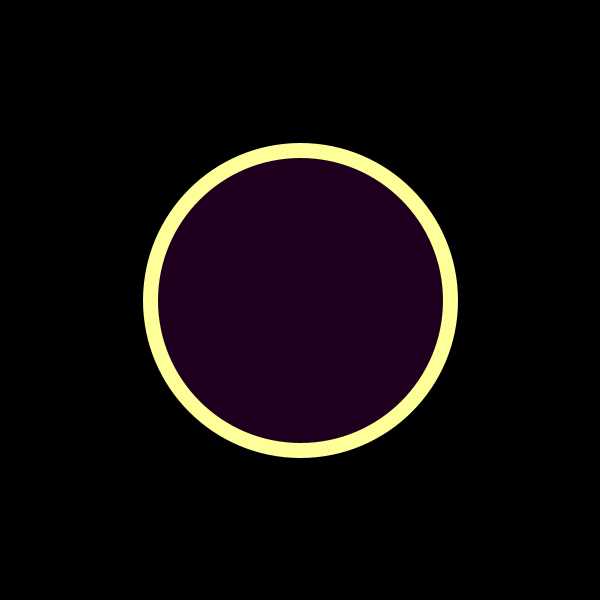
Frame 1 (no input)
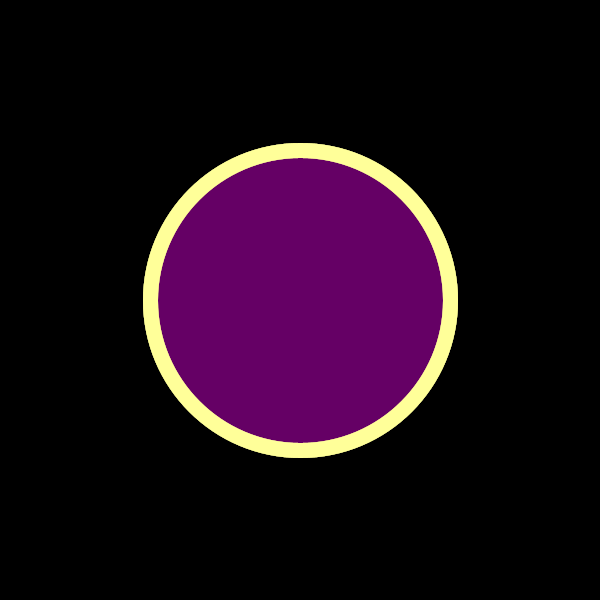
Frame 60 (the mouse pressed at the canvas centre just before this capture)
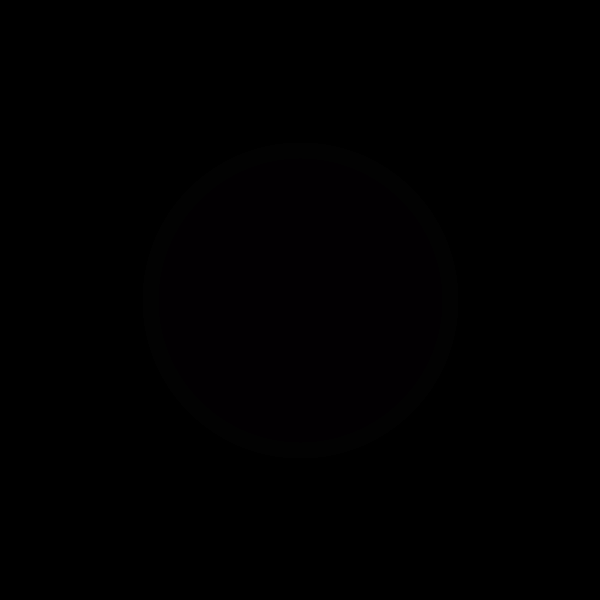
Frame 120 (the mouse held since frame 60 and released just before this capture)

The Processing sketch that drew these frames (run headless with seeded random() and noise(); from frame 60 on, the mouse is pressed at the canvas centre):

// Processing sketch: processing_141146
// ── processing_141146.pde

void setup()
{
  size( 600, 600 );
  background(0);
  smooth();
  frameRate(60);
}
 
void draw()
{
  noStroke();
  fill(0,50);
  rect(0,0,1330,700);
  fill((abs(mouseY-300)*4),0,(abs(mouseY-300)*4),(abs(mouseY-300))/10);
  stroke(255,255,153);
  strokeWeight(((abs(mouseX-300))+(abs(mouseY-300)))/40);
  ellipseMode(CENTER);
  ellipse(300,300,abs(mouseX-300),abs(mouseY-300));
}
